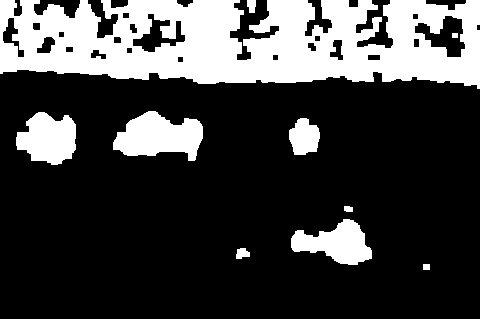
//> input picture images/binaryGroup.bmp, 480 x 319 px
$ ./blobs   (built with g++ and OpenCV 4)
//> lines starting //> are read from the running program, lines starting //| are printed output that depends on the picture; after the words box and inside, x2 and y2 are one past the last pixel; in counts of white or black regions, pixels touching at a corner belong together
// [16 lines of licence text are left out]

#include <iostream>
#include <opencv2/core.hpp>
#include <opencv2/highgui.hpp>
#include <opencv2/imgproc.hpp>
#include <vector>

int main()
{
    // Read input binary image
    cv::Mat image = cv::imread("../images/binaryGroup.bmp", 0);
//> image: 319 rows x 480 cols, CV_8UC1; 25.7% white; 10 white regions
    if (!image.data)
        return 0;

    cv::namedWindow("Binary Image");
    cv::imshow("Binary Image", image);

    // Get the contours of the connected components
    std::vector<std::vector<cv::Point>> contours;
    cv::findContours(image,
                     contours,              // a vector of contours
                     cv::RETR_EXTERNAL,      // retrieve the external contours
                     cv::CHAIN_APPROX_NONE); // retrieve all pixels of each contours
//> contours = 9 contours; largest, box (x1, y1, x2, y2) and area: (0, 0, 480, 89) 32868, (113, 111, 203, 161) 2824, (16, 112, 76, 165) 2204, (291, 219, 372, 265) 2044, (289, 118, 320, 155) 804

    // Print contours' length
    std::cout << "Contours: " << contours.size() << std::endl;
//| Contours: 9
    auto itContours = contours.begin();
    for (; itContours != contours.end(); ++itContours)
    {

        std::cout << "Size: " << itContours->size() << std::endl;
    }
//> this loop made 9 passes
//| Size: 22
//| Size: 41
//| Size: 220
//| Size: 24
//| Size: 111
//| Size: 197
//| Size: 245
//| Size: 38
//> (output is shown up to pass 8 of 9)

    // draw black contours on white image
    cv::Mat result(image.size(), CV_8U, cv::Scalar(255));
    cv::drawContours(result, contours,
                     -1,            // draw all contours
                     cv::Scalar(0), // in black
                     2);            // with a thickness of 2
//> result: 319 rows x 480 cols, CV_8UC1; 94.3% white; 9 black regions

    cv::namedWindow("Contours");
    cv::imshow("Contours", result);

    // Eliminate too short or too long contours
    int cmin = 100;  // minimum contour length
    int cmax = 1000; // maximum contour length
    auto itc = contours.begin();
    while (itc != contours.end())
    {

        if (itc->size() < cmin || itc->size() > cmax)
            itc = contours.erase(itc);
        else
            ++itc;
    }
//> after the loop, contours = 4 contours; box (x1, y1, x2, y2) and area: (113, 111, 203, 161) 2824, (16, 112, 76, 165) 2204, (291, 219, 372, 265) 2044, (289, 118, 320, 155) 804

    // draw contours on the original image
    cv::Mat original = cv::imread("../images/group.jpg");
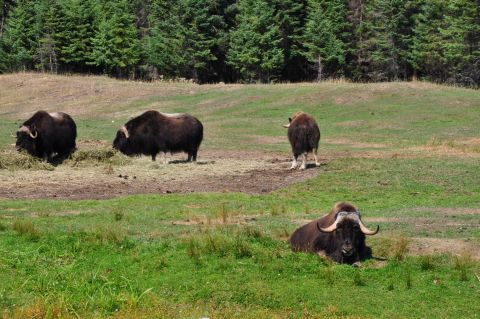
//> input picture images/group.jpg, 480 x 319 px
//> original is the input picture: 319 rows x 480 cols, CV_8UC3; mean B, G, R 69.4, 113.6, 107.3
    cv::drawContours(original, contours,
                     -1,                        // draw all contours
                     cv::Scalar(255, 255, 255), // in white
                     2);                        // with a thickness of 2
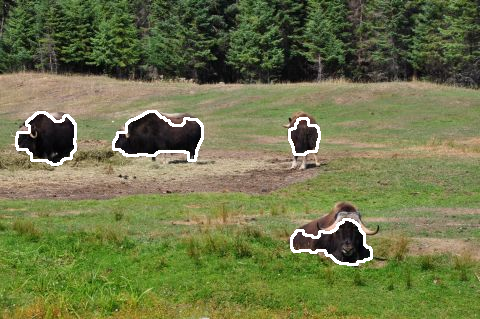
//> original: 319 rows x 480 cols, CV_8UC3; 1.71% of pixels changed, all inside (x1, y1, x2, y2) = (15, 110, 373, 266)

    cv::namedWindow("Contours on Animals");
    cv::imshow("Contours on Animals", original);

    // Let's now draw black contours on white image
    result.setTo(cv::Scalar(255));
//> result: 319 rows x 480 cols, CV_8UC1; every value is 255
    cv::drawContours(result, contours,
                     -1,            // draw all contours
                     cv::Scalar(0), // in black
                     1);            // with a thickness of 1
//> result: 319 rows x 480 cols, CV_8UC1; 99.5% white; black in thin lines or dots, all inside (x1, y1, x2, y2) = (16, 111, 372, 265)
    image = cv::imread("../images/binaryGroup.bmp", 0);

    // testing the bounding box
    cv::Rect r0 = cv::boundingRect(cv::Mat(contours[0]));
//> r0 = Rect(291, 219, 81, 46)
    cv::rectangle(result, r0, cv::Scalar(0), 2);

    // testing the enclosing circle
    float radius;
    cv::Point2f center;
    cv::minEnclosingCircle(cv::Mat(contours[1]), center, radius);
//> center = Point(302.9, 137); radius = 19.22
    cv::circle(result, cv::Point(center), static_cast<int>(radius), cv::Scalar(0), 2);
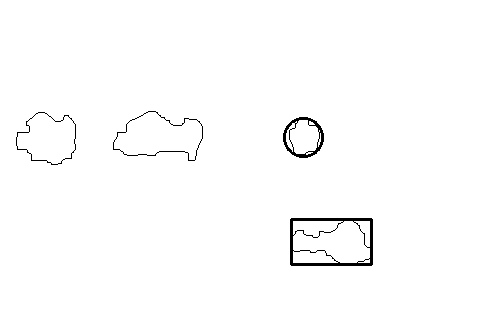
//> result: 319 rows x 480 cols, CV_8UC1; 98.8% white; 4 black regions, box (x1, y1, x2, y2) and area: (290, 218, 373, 266) 909, (283, 117, 324, 158) 430, (113, 111, 203, 161) 245, (16, 112, 76, 165) 197

    //	cv::RotatedRect rrect= cv::fitEllipse(cv::Mat(contours[1]));
    //	cv::ellipse(result,rrect,cv::Scalar(0),2);

    // testing the approximate polygon
    std::vector<cv::Point> poly;
    cv::approxPolyDP(cv::Mat(contours[2]), poly, 5, true);
//> poly = contour of 12 points, box (x1, y1, x2, y2) (17, 112, 76, 165), area 2194

    std::cout << "Polygon size: " << poly.size() << std::endl;
//| Polygon size: 12

    // Iterate over each segment and draw it
    auto itp = poly.begin();
    while (itp != (poly.end() - 1))
    {
        cv::line(result, *itp, *(itp + 1), cv::Scalar(0), 2);
        ++itp;
    }
//> this loop made 11 passes
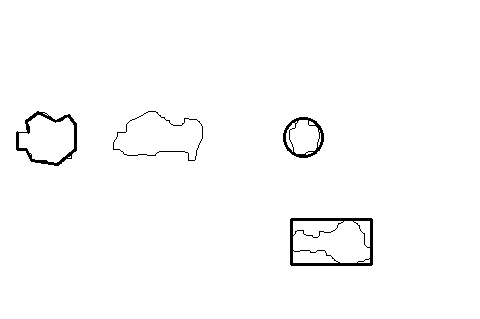
//> result: 319 rows x 480 cols, CV_8UC1; 98.6% white; 4 black regions
    // last point linked to first point
    cv::line(result, *(poly.begin()), *(poly.end() - 1), cv::Scalar(20), 2);
//> result: 319 rows x 480 cols, CV_8UC1; 38 pixels changed, all inside (x1, y1, x2, y2) = (16, 131, 30, 134)

    // testing the convex hull
    std::vector<cv::Point> hull;
    cv::convexHull(cv::Mat(contours[3]), hull);
//> hull = contour of 16 points, box (x1, y1, x2, y2) (113, 111, 203, 161), area 3410

    // Iterate over each segment and draw it
    auto it = hull.begin();
    while (it != (hull.end() - 1))
    {
        cv::line(result, *it, *(it + 1), cv::Scalar(0), 2);
        ++it;
    }
//> this loop made 15 passes
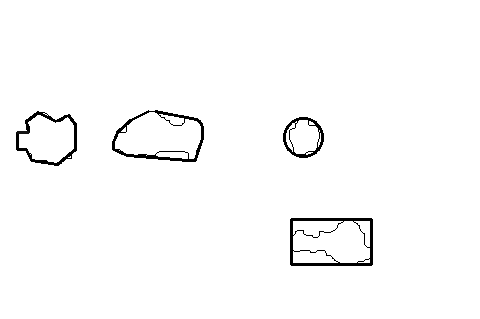
//> result: 319 rows x 480 cols, CV_8UC1; min 0, max 255, mean 250.5
    // last point linked to first point
    cv::line(result, *(hull.begin()), *(hull.end() - 1), cv::Scalar(20), 2);
//> result: 319 rows x 480 cols, CV_8UC1; 26 pixels changed, all inside (x1, y1, x2, y2) = (147, 110, 157, 113)

    // testing the moments

    // iterate over all contours
    itc = contours.begin();
    while (itc != contours.end())
    {

        // compute all moments
        cv::Moments mom = cv::moments(cv::Mat(*itc++));

        // draw mass center
        cv::circle(result,
                   // position of mass center converted to integer
                   cv::Point(mom.m10 / mom.m00, mom.m01 / mom.m00), 2, cv::Scalar(0),
                   2); // draw black dot
    }
//> this loop made 4 passes
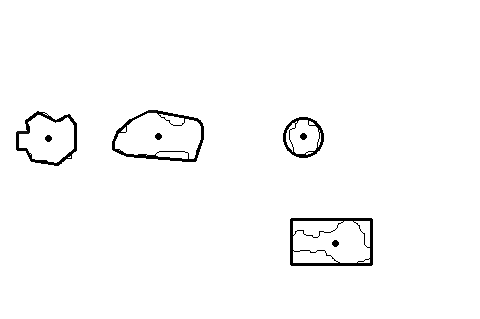
//> result: 319 rows x 480 cols, CV_8UC1; min 0, max 255, mean 250.2

    cv::namedWindow("Some Shape descriptors");
    cv::imshow("Some Shape descriptors", result);

    // New call to findContours but with CV_RETR_LIST flag
    image = cv::imread("../images/binaryGroup.bmp", 0);

    // Get the contours of the connected components
    cv::findContours(image,
                     contours,              // a vector of contours
                     cv::RETR_LIST,          // retrieve the external and internal contours
                     cv::CHAIN_APPROX_NONE); // retrieve all pixels of each contours
//> contours = 30 contours; largest, box (x1, y1, x2, y2) and area: (0, 0, 480, 89) 32868, (113, 111, 203, 161) 2824, (16, 112, 76, 165) 2204, (291, 219, 372, 265) 2044, (414, 15, 466, 58) 1152

    // draw black contours on white image
    result.setTo(cv::Scalar(255));
    cv::drawContours(result, contours,
                     -1,            // draw all contours
                     cv::Scalar(0), // in black
                     2);            // with a thickness of 2
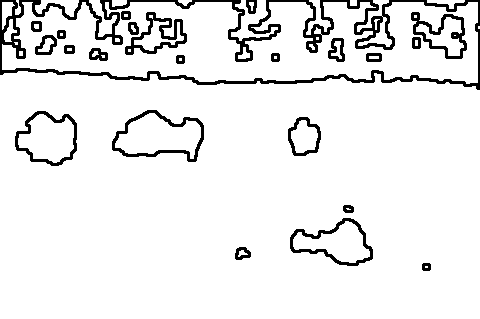
//> result: 319 rows x 480 cols, CV_8UC1; 92% white; 23 black regions, largest, box (x1, y1, x2, y2) and area: (0, 0, 480, 90) 6416, (112, 110, 204, 162) 834, (125, 12, 187, 55) 790
    cv::namedWindow("All Contours");
    cv::imshow("All Contours", result);

    cv::waitKey();
    return 0;
}
